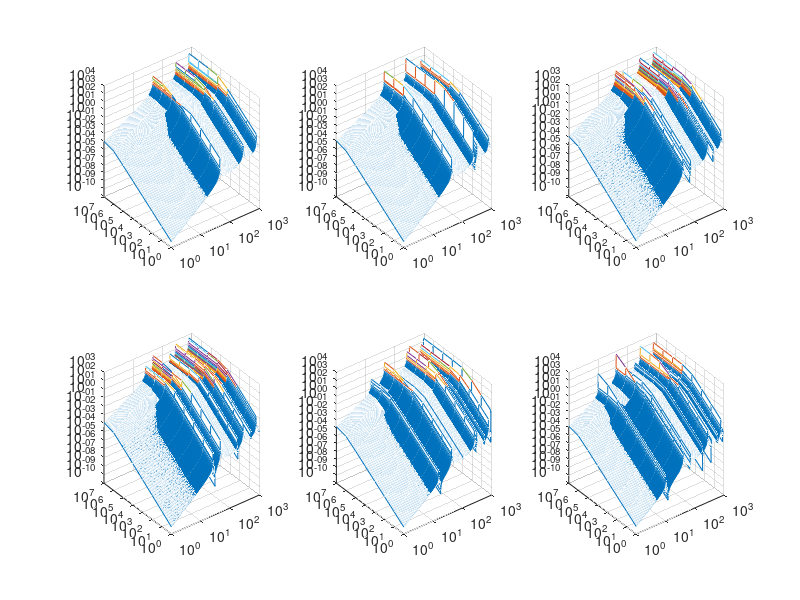
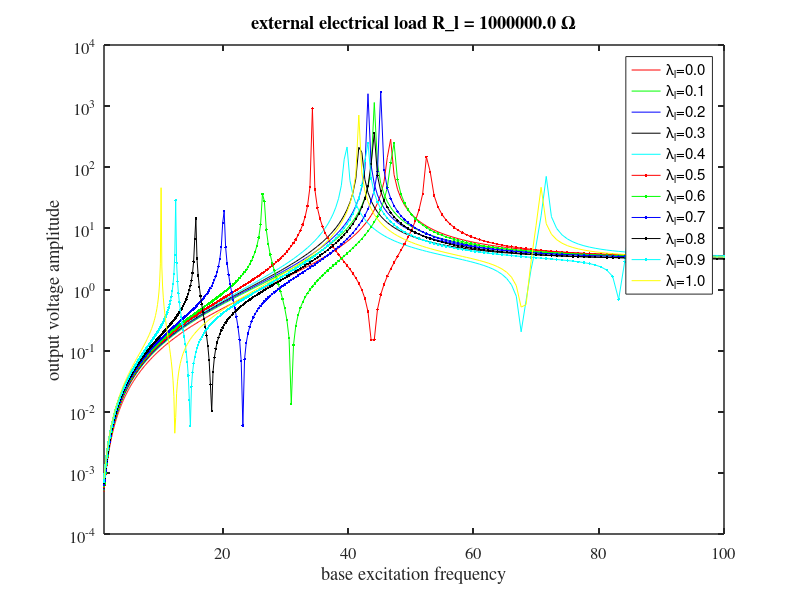

Recreate these plots in MATLAB, in order.
clc;clear;close all;



result00 = load('bm_ext_base_laml_l_00e-3.mat'); 
vplist00  = result00.Vplist;
result01 = load('bm_ext_base_laml_l_10e-3.mat'); 
vplist01  = result01.Vplist;
result02 = load('bm_ext_base_laml_l_20e-3.mat'); 
vplist02  = result02.Vplist;
result03 = load('bm_ext_base_laml_l_30e-3.mat'); 
vplist03  = result03.Vplist;
result04 = load('bm_ext_base_laml_l_40e-3.mat'); 
vplist04  = result04.Vplist;
result05 = load('bm_ext_base_laml_l_50e-3.mat'); 
vplist05  = result05.Vplist;
result06 = load('bm_ext_base_laml_l_60e-3.mat'); 
vplist06  = result06.Vplist;
result07 = load('bm_ext_base_laml_l_70e-3.mat');
vplist07  = result07.Vplist;
result08 = load('bm_ext_base_laml_l_80e-3.mat'); 
vplist08  = result08.Vplist;
result09 = load('bm_ext_base_laml_l_90e-3.mat'); 
vplist09  = result09.Vplist;
result10 = load('bm_ext_base_laml_l_100e-3.mat'); 
vplist10  = result10.Vplist;

fr = result00.fr;
Rl = result00.Rl;
xib  = result00.xib;

%% Rl from 1 ohm to 10 Mohm, different laml
f = figure(1);
set(gca, 'linewidth', 1.1, 'fontsize', 12, 'fontname', 'times')
set(gcf, 'color', 'w')
colormap lines
subplot(231)
mesh(fr,Rl,abs(vplist00), 'DisplayName','\lambda_l=0.0')
set(gca,'XScale','log');
set(gca,'YScale','log');
set(gca,'ZScale','log');
subplot(232)
mesh(fr,Rl,abs(vplist02), 'DisplayName','\lambda_l=0.2')
set(gca,'XScale','log');
set(gca,'YScale','log');
set(gca,'ZScale','log');
subplot(233)
mesh(fr,Rl,abs(vplist04), 'DisplayName','\lambda_l=0.4')
set(gca,'XScale','log');
set(gca,'YScale','log');
set(gca,'ZScale','log');
subplot(234)
mesh(fr,Rl,abs(vplist06), 'DisplayName','\lambda_l=0.6')
set(gca,'XScale','log');
set(gca,'YScale','log');
set(gca,'ZScale','log');
subplot(235)
mesh(fr,Rl,abs(vplist08), 'DisplayName','\lambda_l=0.8')
set(gca,'XScale','log');
set(gca,'YScale','log');
set(gca,'ZScale','log');
subplot(236)
mesh(fr,Rl,abs(vplist10), 'DisplayName','\lambda_l=1.0')
set(gca,'XScale','log');
set(gca,'YScale','log');
set(gca,'ZScale','log');


% legend('show')

% ax = findobj(f,'Type','Axes');
% for i=1:length(ax)
%     ylabel(ax(i),{'Nice'})
%     title(ax(i),{'Very Nice'})
% end




% title('Output voltage amplitude at different frequency and load')
% print(gcf,'fig_output_voltage_vs_fr_Rl_laml_all','-dpdf');
% print(gcf,'fig_output_voltage_vs_fr_Rl_laml_all','-depsc');
% print(gcf,'fig_output_voltage_vs_fr_Rl_laml_all','-djpeg','-r300','-noui');      

% 
% 
% %% Rl  1 ohm, different laml
% figure(2)
% plot(fr(1,:),abs(vplist00(1,:)),'r', 'DisplayName','\lambda_l=0.0'); hold on
% plot(fr(1,:),abs(vplist01(1,:)),'g', 'DisplayName','\lambda_l=0.1')
% plot(fr(1,:),abs(vplist02(1,:)),'b', 'DisplayName','\lambda_l=0.2')
% plot(fr(1,:),abs(vplist03(1,:)),'k', 'DisplayName','\lambda_l=0.3')
% plot(fr(1,:),abs(vplist04(1,:)),'c', 'DisplayName','\lambda_l=0.4')
% plot(fr(1,:),abs(vplist05(1,:)),'r.-', 'DisplayName','\lambda_l=0.5')
% plot(fr(1,:),abs(vplist06(1,:)),'g.-', 'DisplayName','\lambda_l=0.6')
% plot(fr(1,:),abs(vplist07(1,:)),'b.-', 'DisplayName','\lambda_l=0.7')
% plot(fr(1,:),abs(vplist08(1,:)),'k.-', 'DisplayName','\lambda_l=0.8')
% plot(fr(1,:),abs(vplist09(1,:)),'c.-', 'DisplayName','\lambda_l=0.9')
% plot(fr(1,:),abs(vplist10(1,:)),'y', 'DisplayName','\lambda_l=1.0')
% set(gca,'XScale','log');
% set(gca,'YScale','log');
% xlabel('base excitation frequency');
% ylabel('output voltage amplitude');
% set(gca, 'linewidth', 1.1, 'fontsize', 12, 'fontname', 'times')
% set(gcf, 'color', 'w')
% legend('show')
% title('external electrical load R\_l = 1.0 \Omega')
% 
% 
% %% Rl  10 ohm, different laml
% figure(3)
% plot(fr(1,:),abs(vplist00(2,:)),'r', 'DisplayName','\lambda_l=0.0'); hold on
% plot(fr(1,:),abs(vplist01(2,:)),'g', 'DisplayName','\lambda_l=0.1')
% plot(fr(1,:),abs(vplist02(2,:)),'b', 'DisplayName','\lambda_l=0.2')
% plot(fr(1,:),abs(vplist03(2,:)),'k', 'DisplayName','\lambda_l=0.3')
% plot(fr(1,:),abs(vplist04(2,:)),'c', 'DisplayName','\lambda_l=0.4')
% plot(fr(1,:),abs(vplist05(2,:)),'r.-', 'DisplayName','\lambda_l=0.5')
% plot(fr(1,:),abs(vplist06(2,:)),'g.-', 'DisplayName','\lambda_l=0.6')
% plot(fr(1,:),abs(vplist07(2,:)),'b.-', 'DisplayName','\lambda_l=0.7')
% plot(fr(1,:),abs(vplist08(2,:)),'k.-', 'DisplayName','\lambda_l=0.8')
% plot(fr(1,:),abs(vplist09(2,:)),'c.-', 'DisplayName','\lambda_l=0.9')
% plot(fr(1,:),abs(vplist10(2,:)),'y', 'DisplayName','\lambda_l=1.0')
% set(gca,'XScale','log');
% set(gca,'YScale','log');
% xlabel('base excitation frequency');
% ylabel('output voltage amplitude');
% set(gca, 'linewidth', 1.1, 'fontsize', 12, 'fontname', 'times')
% set(gcf, 'color', 'w')
% legend('show')
% title('external electrical load R\_l = 10.0 \Omega')
% 
% 
% 
% %% Rl  100 ohm, different laml
% figure(4)
% plot(fr(1,:),abs(vplist00(3,:)),'r', 'DisplayName','\lambda_l=0.0'); hold on
% plot(fr(1,:),abs(vplist01(3,:)),'g', 'DisplayName','\lambda_l=0.1')
% plot(fr(1,:),abs(vplist02(3,:)),'b', 'DisplayName','\lambda_l=0.2')
% plot(fr(1,:),abs(vplist03(3,:)),'k', 'DisplayName','\lambda_l=0.3')
% plot(fr(1,:),abs(vplist04(3,:)),'c', 'DisplayName','\lambda_l=0.4')
% plot(fr(1,:),abs(vplist05(3,:)),'r.-', 'DisplayName','\lambda_l=0.5')
% plot(fr(1,:),abs(vplist06(3,:)),'g.-', 'DisplayName','\lambda_l=0.6')
% plot(fr(1,:),abs(vplist07(3,:)),'b.-', 'DisplayName','\lambda_l=0.7')
% plot(fr(1,:),abs(vplist08(3,:)),'k.-', 'DisplayName','\lambda_l=0.8')
% plot(fr(1,:),abs(vplist09(3,:)),'c.-', 'DisplayName','\lambda_l=0.9')
% plot(fr(1,:),abs(vplist10(3,:)),'y', 'DisplayName','\lambda_l=1.0')
% % set(gca,'XScale','log');
% % set(gca,'YScale','log');
% xlim([1,100]);
% xlabel('base excitation frequency');
% ylabel('output voltage amplitude');
% set(gca, 'linewidth', 1.1, 'fontsize', 12, 'fontname', 'times')
% set(gcf, 'color', 'w')
% legend('show')
% title('external electrical load R\_l = 100.0 \Omega')




%% Rl  1000000 ohm, different laml
figure(8)
plot(fr(1,:),abs(vplist00(7,:)),'r', 'DisplayName','\lambda_l=0.0'); hold on
plot(fr(1,:),abs(vplist01(7,:)),'g', 'DisplayName','\lambda_l=0.1')
plot(fr(1,:),abs(vplist02(7,:)),'b', 'DisplayName','\lambda_l=0.2')
plot(fr(1,:),abs(vplist03(7,:)),'k', 'DisplayName','\lambda_l=0.3')
plot(fr(1,:),abs(vplist04(7,:)),'c', 'DisplayName','\lambda_l=0.4')
plot(fr(1,:),abs(vplist05(7,:)),'r.-', 'DisplayName','\lambda_l=0.5')
plot(fr(1,:),abs(vplist06(7,:)),'g.-', 'DisplayName','\lambda_l=0.6')
plot(fr(1,:),abs(vplist07(7,:)),'b.-', 'DisplayName','\lambda_l=0.7')
plot(fr(1,:),abs(vplist08(7,:)),'k.-', 'DisplayName','\lambda_l=0.8')
plot(fr(1,:),abs(vplist09(7,:)),'c.-', 'DisplayName','\lambda_l=0.9')
plot(fr(1,:),abs(vplist10(7,:)),'y', 'DisplayName','\lambda_l=1.0')
% set(gca,'XScale','log');
set(gca,'YScale','log');
xlim([1,100]);
xlabel('base excitation frequency');
ylabel('output voltage amplitude');
set(gca, 'linewidth', 1.1, 'fontsize', 12, 'fontname', 'times')
set(gcf, 'color', 'w')
legend('show')
title('external electrical load R\_l = 1000000.0 \Omega')

